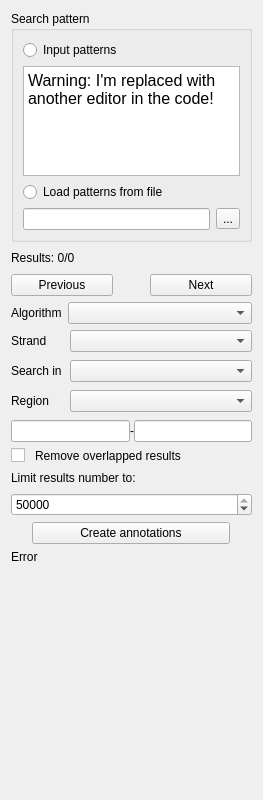
<?xml version="1.0" encoding="UTF-8"?>
<ui version="4.0">
 <class>FindPatternForm</class>
 <widget class="QWidget" name="FindPatternForm">
  <property name="geometry">
   <rect>
    <x>0</x>
    <y>0</y>
    <width>263</width>
    <height>800</height>
   </rect>
  </property>
  <property name="sizePolicy">
   <sizepolicy hsizetype="Preferred" vsizetype="Minimum">
    <horstretch>0</horstretch>
    <verstretch>0</verstretch>
   </sizepolicy>
  </property>
  <property name="focusPolicy">
   <enum>Qt::StrongFocus</enum>
  </property>
  <property name="windowTitle">
   <string notr="true">Form</string>
  </property>
  <layout class="QVBoxLayout" name="verticalLayout_3">
   <item>
    <widget class="QGroupBox" name="groupBox">
     <property name="title">
      <string>Search pattern</string>
     </property>
     <layout class="QVBoxLayout" name="verticalLayout">
      <item>
       <widget class="QRadioButton" name="usePatternFromTextEditRadioButton">
        <property name="text">
         <string>Input patterns</string>
        </property>
       </widget>
      </item>
      <item>
       <widget class="QTextEdit" name="textPattern">
        <property name="sizePolicy">
         <sizepolicy hsizetype="Preferred" vsizetype="Fixed">
          <horstretch>0</horstretch>
          <verstretch>0</verstretch>
         </sizepolicy>
        </property>
        <property name="minimumSize">
         <size>
          <width>0</width>
          <height>90</height>
         </size>
        </property>
        <property name="maximumSize">
         <size>
          <width>16777215</width>
          <height>110</height>
         </size>
        </property>
        <property name="focusPolicy">
         <enum>Qt::StrongFocus</enum>
        </property>
        <property name="tabChangesFocus">
         <bool>true</bool>
        </property>
        <property name="undoRedoEnabled">
         <bool>false</bool>
        </property>
        <property name="html">
         <string>&lt;!DOCTYPE HTML PUBLIC &quot;-//W3C//DTD HTML 4.0//EN&quot; &quot;http://www.w3.org/TR/REC-html40/strict.dtd&quot;&gt;
&lt;html&gt;&lt;head&gt;&lt;meta name=&quot;qrichtext&quot; content=&quot;1&quot; /&gt;&lt;style type=&quot;text/css&quot;&gt;
p, li { white-space: pre-wrap; }
&lt;/style&gt;&lt;/head&gt;&lt;body style=&quot; font-family:'Sans'; font-size:12pt; font-weight:400; font-style:normal;&quot;&gt;
&lt;p style=&quot; margin-top:0px; margin-bottom:0px; margin-left:0px; margin-right:0px; -qt-block-indent:0; text-indent:0px;&quot;&gt;Warning: I'm replaced with another editor in the code!&lt;/p&gt;&lt;/body&gt;&lt;/html&gt;</string>
        </property>
       </widget>
      </item>
      <item>
       <widget class="QRadioButton" name="usePatternFromFileRadioButton">
        <property name="text">
         <string>Load patterns from file</string>
        </property>
       </widget>
      </item>
      <item>
       <layout class="QHBoxLayout" name="horizontalLayout_6">
        <item>
         <widget class="QLineEdit" name="filePathLineEdit"/>
        </item>
        <item>
         <widget class="QToolButton" name="loadFromFileToolButton">
          <property name="text">
           <string>...</string>
          </property>
         </widget>
        </item>
       </layout>
      </item>
     </layout>
    </widget>
   </item>
   <item>
    <layout class="QHBoxLayout" name="horizontalLayout_5">
     <item>
      <widget class="QLabel" name="resultLabel">
       <property name="text">
        <string notr="true">Results: 0/0</string>
       </property>
       <property name="wordWrap">
        <bool>true</bool>
       </property>
      </widget>
     </item>
     <item>
      <widget class="QLabel" name="progressLabel">
       <property name="text">
        <string notr="true"/>
       </property>
       <property name="wordWrap">
        <bool>true</bool>
       </property>
      </widget>
     </item>
     <item>
      <spacer name="horizontalSpacer">
       <property name="orientation">
        <enum>Qt::Horizontal</enum>
       </property>
       <property name="sizeHint" stdset="0">
        <size>
         <width>40</width>
         <height>20</height>
        </size>
       </property>
      </spacer>
     </item>
    </layout>
   </item>
   <item>
    <layout class="QHBoxLayout" name="horizontalLayout_3">
     <item>
      <spacer name="horizontalSpacer_3">
       <property name="orientation">
        <enum>Qt::Horizontal</enum>
       </property>
       <property name="sizeType">
        <enum>QSizePolicy::MinimumExpanding</enum>
       </property>
       <property name="sizeHint" stdset="0">
        <size>
         <width>0</width>
         <height>20</height>
        </size>
       </property>
      </spacer>
     </item>
     <item>
      <widget class="QPushButton" name="prevPushButton">
       <property name="sizePolicy">
        <sizepolicy hsizetype="Fixed" vsizetype="Fixed">
         <horstretch>0</horstretch>
         <verstretch>0</verstretch>
        </sizepolicy>
       </property>
       <property name="minimumSize">
        <size>
         <width>102</width>
         <height>0</height>
        </size>
       </property>
       <property name="maximumSize">
        <size>
         <width>95</width>
         <height>16777215</height>
        </size>
       </property>
       <property name="text">
        <string>Previous</string>
       </property>
       <property name="shortcut">
        <string>Shift+Return</string>
       </property>
      </widget>
     </item>
     <item>
      <spacer name="horizontalSpacer_2">
       <property name="orientation">
        <enum>Qt::Horizontal</enum>
       </property>
       <property name="sizeType">
        <enum>QSizePolicy::Maximum</enum>
       </property>
       <property name="sizeHint" stdset="0">
        <size>
         <width>50</width>
         <height>20</height>
        </size>
       </property>
      </spacer>
     </item>
     <item>
      <widget class="QPushButton" name="nextPushButton">
       <property name="sizePolicy">
        <sizepolicy hsizetype="Fixed" vsizetype="Fixed">
         <horstretch>0</horstretch>
         <verstretch>0</verstretch>
        </sizepolicy>
       </property>
       <property name="minimumSize">
        <size>
         <width>102</width>
         <height>0</height>
        </size>
       </property>
       <property name="maximumSize">
        <size>
         <width>95</width>
         <height>16777215</height>
        </size>
       </property>
       <property name="text">
        <string>Next</string>
       </property>
       <property name="shortcut">
        <string>Return</string>
       </property>
      </widget>
     </item>
     <item>
      <spacer name="horizontalSpacer_4">
       <property name="orientation">
        <enum>Qt::Horizontal</enum>
       </property>
       <property name="sizeType">
        <enum>QSizePolicy::MinimumExpanding</enum>
       </property>
       <property name="sizeHint" stdset="0">
        <size>
         <width>0</width>
         <height>20</height>
        </size>
       </property>
      </spacer>
     </item>
    </layout>
   </item>
   <item>
    <layout class="QVBoxLayout" name="subgroupsLayout"/>
   </item>
   <item>
    <widget class="QWidget" name="widgetAlgorithm" native="true">
     <property name="maximumSize">
      <size>
       <width>16777215</width>
       <height>16777215</height>
      </size>
     </property>
     <layout class="QGridLayout" name="gridLayout_2">
      <property name="leftMargin">
       <number>0</number>
      </property>
      <property name="topMargin">
       <number>0</number>
      </property>
      <property name="rightMargin">
       <number>0</number>
      </property>
      <property name="bottomMargin">
       <number>0</number>
      </property>
      <item row="2" column="0" colspan="2">
       <layout class="QVBoxLayout" name="layoutAlgorithmSettings"/>
      </item>
      <item row="1" column="0" alignment="Qt::AlignLeft">
       <widget class="QLabel" name="label">
        <property name="sizePolicy">
         <sizepolicy hsizetype="Preferred" vsizetype="Preferred">
          <horstretch>0</horstretch>
          <verstretch>0</verstretch>
         </sizepolicy>
        </property>
        <property name="text">
         <string>Algorithm</string>
        </property>
       </widget>
      </item>
      <item row="1" column="1">
       <widget class="QComboBox" name="boxAlgorithm">
        <property name="sizePolicy">
         <sizepolicy hsizetype="Expanding" vsizetype="Fixed">
          <horstretch>0</horstretch>
          <verstretch>0</verstretch>
         </sizepolicy>
        </property>
        <property name="minimumSize">
         <size>
          <width>0</width>
          <height>0</height>
         </size>
        </property>
        <property name="maximumSize">
         <size>
          <width>16777215</width>
          <height>16777215</height>
         </size>
        </property>
        <property name="baseSize">
         <size>
          <width>0</width>
          <height>0</height>
         </size>
        </property>
        <property name="sizeAdjustPolicy">
         <enum>QComboBox::AdjustToMinimumContentsLength</enum>
        </property>
       </widget>
      </item>
      <item row="0" column="1">
       <layout class="QHBoxLayout" name="horizontalLayout"/>
      </item>
     </layout>
    </widget>
   </item>
   <item>
    <widget class="QWidget" name="widgetSearchIn" native="true">
     <property name="sizePolicy">
      <sizepolicy hsizetype="Preferred" vsizetype="Preferred">
       <horstretch>0</horstretch>
       <verstretch>0</verstretch>
      </sizepolicy>
     </property>
     <property name="maximumSize">
      <size>
       <width>16777215</width>
       <height>16777215</height>
      </size>
     </property>
     <layout class="QGridLayout" name="gridLayout_3">
      <property name="leftMargin">
       <number>0</number>
      </property>
      <property name="topMargin">
       <number>0</number>
      </property>
      <property name="rightMargin">
       <number>0</number>
      </property>
      <property name="bottomMargin">
       <number>0</number>
      </property>
      <property name="horizontalSpacing">
       <number>4</number>
      </property>
      <property name="verticalSpacing">
       <number>8</number>
      </property>
      <item row="0" column="0">
       <layout class="QGridLayout" name="gridLayout">
        <property name="spacing">
         <number>8</number>
        </property>
        <item row="2" column="1">
         <widget class="QComboBox" name="boxRegion">
          <property name="sizePolicy">
           <sizepolicy hsizetype="Expanding" vsizetype="Fixed">
            <horstretch>0</horstretch>
            <verstretch>0</verstretch>
           </sizepolicy>
          </property>
          <property name="minimumSize">
           <size>
            <width>0</width>
            <height>0</height>
           </size>
          </property>
          <property name="maximumSize">
           <size>
            <width>16777215</width>
            <height>16777215</height>
           </size>
          </property>
          <property name="sizeAdjustPolicy">
           <enum>QComboBox::AdjustToMinimumContentsLength</enum>
          </property>
         </widget>
        </item>
        <item row="1" column="1">
         <widget class="QComboBox" name="boxSeqTransl">
          <property name="sizePolicy">
           <sizepolicy hsizetype="Expanding" vsizetype="Fixed">
            <horstretch>0</horstretch>
            <verstretch>0</verstretch>
           </sizepolicy>
          </property>
          <property name="minimumSize">
           <size>
            <width>0</width>
            <height>0</height>
           </size>
          </property>
          <property name="maximumSize">
           <size>
            <width>16777215</width>
            <height>16777215</height>
           </size>
          </property>
          <property name="sizeAdjustPolicy">
           <enum>QComboBox::AdjustToMinimumContentsLength</enum>
          </property>
         </widget>
        </item>
        <item row="1" column="0" alignment="Qt::AlignLeft">
         <widget class="QLabel" name="lblSeqTransl">
          <property name="sizePolicy">
           <sizepolicy hsizetype="Minimum" vsizetype="Preferred">
            <horstretch>0</horstretch>
            <verstretch>0</verstretch>
           </sizepolicy>
          </property>
          <property name="text">
           <string>Search in</string>
          </property>
         </widget>
        </item>
        <item row="0" column="0" alignment="Qt::AlignLeft">
         <widget class="QLabel" name="lblStrand">
          <property name="sizePolicy">
           <sizepolicy hsizetype="Minimum" vsizetype="Preferred">
            <horstretch>0</horstretch>
            <verstretch>0</verstretch>
           </sizepolicy>
          </property>
          <property name="text">
           <string>Strand</string>
          </property>
         </widget>
        </item>
        <item row="2" column="0" alignment="Qt::AlignLeft">
         <widget class="QLabel" name="lblRegion">
          <property name="sizePolicy">
           <sizepolicy hsizetype="Minimum" vsizetype="Preferred">
            <horstretch>0</horstretch>
            <verstretch>0</verstretch>
           </sizepolicy>
          </property>
          <property name="text">
           <string>Region</string>
          </property>
         </widget>
        </item>
        <item row="0" column="1">
         <widget class="QComboBox" name="boxStrand">
          <property name="sizePolicy">
           <sizepolicy hsizetype="Expanding" vsizetype="Fixed">
            <horstretch>0</horstretch>
            <verstretch>0</verstretch>
           </sizepolicy>
          </property>
          <property name="minimumSize">
           <size>
            <width>0</width>
            <height>0</height>
           </size>
          </property>
          <property name="maximumSize">
           <size>
            <width>16777215</width>
            <height>16777215</height>
           </size>
          </property>
          <property name="sizeAdjustPolicy">
           <enum>QComboBox::AdjustToMinimumContentsLength</enum>
          </property>
         </widget>
        </item>
       </layout>
      </item>
      <item row="1" column="0">
       <layout class="QHBoxLayout" name="horizontalLayout_2">
        <property name="sizeConstraint">
         <enum>QLayout::SetDefaultConstraint</enum>
        </property>
        <item>
         <widget class="QLineEdit" name="editStart">
          <property name="sizePolicy">
           <sizepolicy hsizetype="Expanding" vsizetype="Fixed">
            <horstretch>0</horstretch>
            <verstretch>0</verstretch>
           </sizepolicy>
          </property>
          <property name="minimumSize">
           <size>
            <width>60</width>
            <height>0</height>
           </size>
          </property>
          <property name="maximumSize">
           <size>
            <width>16777215</width>
            <height>22</height>
           </size>
          </property>
         </widget>
        </item>
        <item>
         <widget class="QLabel" name="lblStartEndConnection">
          <property name="sizePolicy">
           <sizepolicy hsizetype="Fixed" vsizetype="Preferred">
            <horstretch>0</horstretch>
            <verstretch>0</verstretch>
           </sizepolicy>
          </property>
          <property name="text">
           <string>-</string>
          </property>
         </widget>
        </item>
        <item>
         <widget class="QLineEdit" name="editEnd">
          <property name="sizePolicy">
           <sizepolicy hsizetype="Expanding" vsizetype="Fixed">
            <horstretch>0</horstretch>
            <verstretch>0</verstretch>
           </sizepolicy>
          </property>
          <property name="minimumSize">
           <size>
            <width>60</width>
            <height>0</height>
           </size>
          </property>
          <property name="maximumSize">
           <size>
            <width>16777215</width>
            <height>22</height>
           </size>
          </property>
         </widget>
        </item>
       </layout>
      </item>
     </layout>
    </widget>
   </item>
   <item>
    <widget class="QWidget" name="widgetOther" native="true">
     <property name="maximumSize">
      <size>
       <width>16777215</width>
       <height>16777215</height>
      </size>
     </property>
     <layout class="QVBoxLayout" name="verticalLayout_2">
      <property name="spacing">
       <number>8</number>
      </property>
      <property name="leftMargin">
       <number>0</number>
      </property>
      <property name="topMargin">
       <number>0</number>
      </property>
      <property name="rightMargin">
       <number>0</number>
      </property>
      <property name="bottomMargin">
       <number>0</number>
      </property>
      <item>
       <layout class="QHBoxLayout" name="removeOverlapsLayout" stretch="0,1">
        <property name="spacing">
         <number>10</number>
        </property>
        <item>
         <widget class="QCheckBox" name="removeOverlapsBox">
          <property name="text">
           <string/>
          </property>
         </widget>
        </item>
        <item>
         <widget class="QLabel" name="removeOverlapsLabel">
          <property name="text">
           <string>Remove overlapped results</string>
          </property>
          <property name="wordWrap">
           <bool>true</bool>
          </property>
         </widget>
        </item>
       </layout>
      </item>
      <item>
       <layout class="QHBoxLayout" name="layoutUseMaxResult" stretch="1">
        <property name="spacing">
         <number>10</number>
        </property>
        <item>
         <widget class="QLabel" name="labelUseMaxResult">
          <property name="text">
           <string>Limit results number to:</string>
          </property>
          <property name="wordWrap">
           <bool>true</bool>
          </property>
         </widget>
        </item>
       </layout>
      </item>
      <item>
       <widget class="QSpinBox" name="boxMaxResult">
        <property name="maximum">
         <number>50000</number>
        </property>
        <property name="singleStep">
         <number>100</number>
        </property>
        <property name="value">
         <number>50000</number>
        </property>
       </widget>
      </item>
     </layout>
    </widget>
   </item>
   <item>
    <layout class="QHBoxLayout" name="layoutSearchButton">
     <property name="spacing">
      <number>9</number>
     </property>
    </layout>
   </item>
   <item>
    <layout class="QHBoxLayout" name="horizontalLayout_4">
     <item>
      <widget class="QPushButton" name="getAnnotationsPushButton">
       <property name="sizePolicy">
        <sizepolicy hsizetype="Fixed" vsizetype="Fixed">
         <horstretch>0</horstretch>
         <verstretch>0</verstretch>
        </sizepolicy>
       </property>
       <property name="minimumSize">
        <size>
         <width>198</width>
         <height>0</height>
        </size>
       </property>
       <property name="maximumSize">
        <size>
         <width>198</width>
         <height>16777215</height>
        </size>
       </property>
       <property name="text">
        <string>Create annotations</string>
       </property>
      </widget>
     </item>
    </layout>
   </item>
   <item>
    <widget class="QLabel" name="lblErrorMessage">
     <property name="text">
      <string notr="true">Error</string>
     </property>
     <property name="wordWrap">
      <bool>true</bool>
     </property>
    </widget>
   </item>
   <item>
    <spacer name="verticalSpacer">
     <property name="orientation">
      <enum>Qt::Vertical</enum>
     </property>
     <property name="sizeHint" stdset="0">
      <size>
       <width>20</width>
       <height>20</height>
      </size>
     </property>
    </spacer>
   </item>
  </layout>
 </widget>
 <tabstops>
  <tabstop>usePatternFromTextEditRadioButton</tabstop>
  <tabstop>textPattern</tabstop>
  <tabstop>usePatternFromFileRadioButton</tabstop>
  <tabstop>filePathLineEdit</tabstop>
  <tabstop>loadFromFileToolButton</tabstop>
  <tabstop>prevPushButton</tabstop>
  <tabstop>nextPushButton</tabstop>
  <tabstop>boxAlgorithm</tabstop>
  <tabstop>boxStrand</tabstop>
  <tabstop>boxSeqTransl</tabstop>
  <tabstop>boxRegion</tabstop>
  <tabstop>editStart</tabstop>
  <tabstop>editEnd</tabstop>
  <tabstop>removeOverlapsBox</tabstop>
  <tabstop>boxMaxResult</tabstop>
  <tabstop>getAnnotationsPushButton</tabstop>
 </tabstops>
 <resources/>
 <connections/>
</ui>
